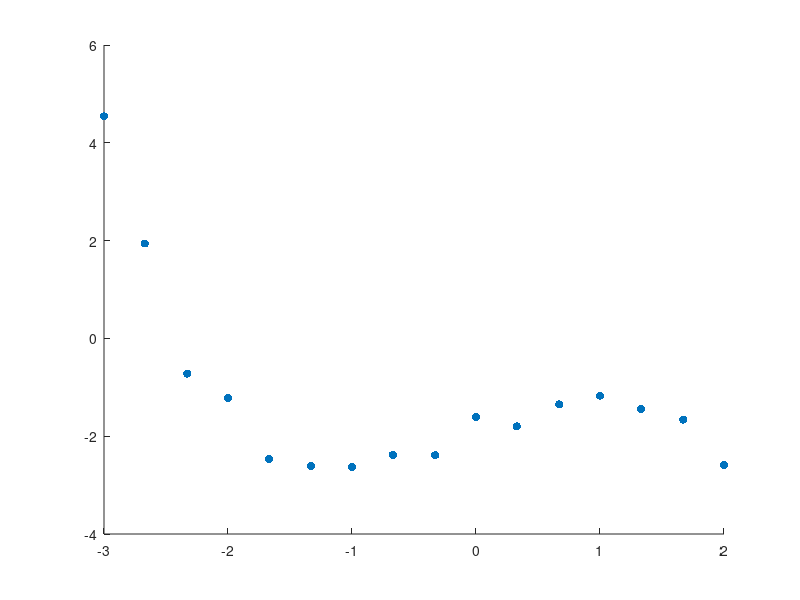

This figure's MATLAB source: (Note: this script raises an error after producing the figure.)
% This script applies Newton's Method to get optimized solution for poly-regress

% You can chagne "d" to test different polynomial powers (default is cubic polynomial)
d = 4;

% You can chagne "Xs" and "Ys" to test different datasets
Xs = [-3.00 -2.67 -2.33 -2.00 -1.67 -1.33 -1.00 -0.67 -0.33 0.00 0.33 0.67 1.00 1.33 1.67 2.00];
Ys = [4.54 1.94 -0.72 -1.22 -2.47 -2.61 -2.63 -2.38 -2.39 -1.61 -1.80 -1.35 -1.17 -1.44 -1.66 -2.59];
N = length(Xs);

figure();
hold on;
	scatter(Xs,Ys,'filled');
	ps = [1.5,2.0,5.0]; colors = ['b-','g-','r-'];
	for i = 1 : 3
		qInitial = randn(d,1); 
		[q,~,fe] = newton(qInitial,Xs,Ys,ps(i));
		DATA_i = linspace(min(Xs),max(Xs),4*N);
		plot(DATA_i,polyval(q(end:-1:1),DATA_i), colors(i));
		fprintf('blue: p=%0.2f, y=%0.2fx^3+(%0.2f)x^2+(%0.2f)x+(%0.2f), err=%0.2f', ps(i), q(end:-1:1), fe);
    	end
hold off;

% Gets the p-error of the simulating polynomial
function result = Ep(q,x,y,p)
    result = sum(abs(polyval(q(end:-1:1),x)-y).^p);
end

% Gets the first derivative of Ep
function result = dEp(q,x,y,p)
    r = polyval(q(end:-1:1),x)-y;
    result = zeros(length(q),1);
    for j=0:length(q)-1
        result(1+j) = sum(p*(abs(r).^(p-1)).*(x.^j).*sign(r));
    end
end

% Gets the second derivates of Ep
function result = ddEp(q,x,y,p)
    r = polyval(q(end:-1:1),x)-y;
    result = zeros(length(q),length(q));
    for j=0:length(q)-1
        for k=0:length(q)-1
            result(1+j,1+k) = sum(p*(p-1)*(abs(r).^(p-2)).*(x.^(j+k)));
        end
    end
end

% Gets optimal polynomial minimizing Ep
function [root,newtonErr,err] = newton(qInitial,x,y,p)
    maxItr = 15; itr = 0; q = qInitial;
    while (itr < maxItr)
        dq = ddEp(q,x,y,p)\dEp(q,x,y,p);
        q = q - dq;
        itr = itr+1;
    end
    root = q; newtonErr = norm(dEp(root,x,y,p)); err = Ep(root,x,y,p);
end
